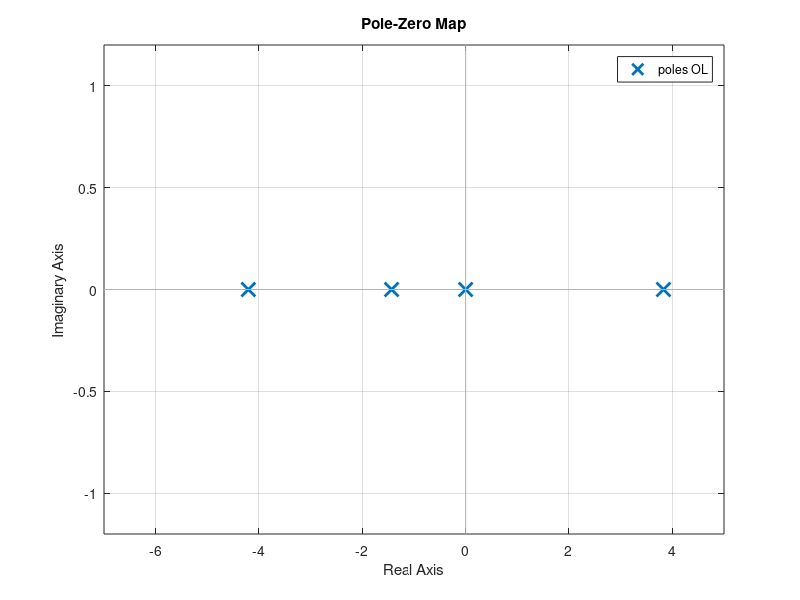

The MATLAB source for this figure: (Note: this script raises an error after producing the figure.)
%% Lab 3 Solutions

clear all, close all

% State vector: [x theta x_dot theta_dot]^T

% Define theta as angle from vertical (standing pendulum)
% theta = 0 means pendulum STANDING inverted
% x is position of cart along x axis

%% Setup Parameters
g = 9.81;           % g accel [m/s^2]
mp = 0.230;         % long pendulum mass [kg]
l = 0.6413;         % length of pendulum [m]
r = l/2;            % radius to COM [m]
J = (1/3)*mp*l^2;   % inertia of pendulum rotating about 1 end [kg-m^2]
gamma = 0.0024;     % pendulum damping [N-m*s/rad]
mc = 0.38;          % mass of cart [kg]
c = 0.90;           % cart damping [N-s/m]

%% State-Space Model

M = [mc+mp mp*r; mp*r J+mp*r^2];
beta = [c 0; 0 gamma];   % damping matrix
kappa = [0 0; 0 -mp*g*r]; % stiffness matrix
S = [1; 0]; % input weighting matrix (input is force)

A = [zeros(2) eye(2); -inv(M)*kappa -inv(M)*beta]; % A,B,C,D in block matrix form

B = [0; 0; inv(M)*S];    % input matrix

C = [1 0 0 0; 0 1 0 0];  % output matrix (select pos and angle)

D = [0; 0];              % no OL feedthrough
    
OL = ss(A, B, C, D);     % open loop system

%% Stability Analysis

figure, hold on
pzmap(OL)

figure, nyquist(OL); 
% For x output: no net encirclements, but 1 pole in RHP means unstable
% For th output: no net encirclements, but 1 pole in RHP means unstable

Cx = [1 0 0 0]; Cth = [0 1 0 0];

[Numx, Denx] = ss2tf(A, B, Cx, 0);
[Numth, Denth] = ss2tf(A, B, Cth, 0);

TFx = tf(Numx, Denx);
TFth = tf(Numth, Denth);

figure, subplot(2,1,1), bode(TFx), grid on
subplot(2,1,2), bode(TFth), grid on

%% Controllability and Observability

Ctr = [B, A*B, A^2*B, A^3*B];
rank(Ctr); % full rank

Obsx = [Cx; Cx*A; Cx*A^2; Cx*A^3];
rank(Obsx); % full rank

Obsth = [Cth; Cth*A; Cth*A^2; Cth*A^3];
rank(Obsth); % NOT FULL RANK


